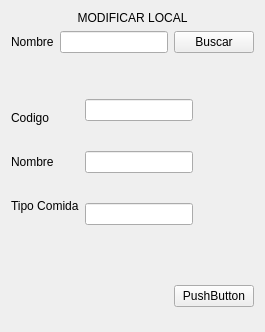
                 <widget class="QWidget" name="Pagina_ModificarLocal">
                  <layout class="QVBoxLayout" name="verticalLayout_17">
                   <item>
                    <widget class="QLabel" name="label_28">
                     <property name="text">
                      <string>MODIFICAR LOCAL</string>
                     </property>
                     <property name="alignment">
                      <set>Qt::AlignCenter</set>
                     </property>
                    </widget>
                   </item>
                   <item>
                    <layout class="QHBoxLayout" name="horizontalLayout_16">
                     <item>
                      <widget class="QLabel" name="label_NombreLocalModificarLocal">
                       <property name="text">
                        <string>Nombre</string>
                       </property>
                      </widget>
                     </item>
                     <item>
                      <widget class="QLineEdit" name="lineEdit_BuscarLocal_ModificarLocal"/>
                     </item>
                     <item>
                      <widget class="QPushButton" name="Boton_BuscarLocal_2">
                       <property name="text">
                        <string>Buscar</string>
                       </property>
                      </widget>
                     </item>
                    </layout>
                   </item>
                   <item>
                    <spacer name="verticalSpacer_7">
                     <property name="orientation">
                      <enum>Qt::Vertical</enum>
                     </property>
                     <property name="sizeHint" stdset="0">
                      <size>
                       <width>20</width>
                       <height>40</height>
                      </size>
                     </property>
                    </spacer>
                   </item>
                   <item>
                    <layout class="QHBoxLayout" name="horizontalLayout_17">
                     <item>
                      <layout class="QVBoxLayout" name="verticalLayout_18">
                       <item>
                        <widget class="QLabel" name="label_CodigoModificarLocal">
                         <property name="text">
                          <string>Codigo</string>
                         </property>
                        </widget>
                       </item>
                       <item>
                        <widget class="QLabel" name="label_NombreModificarLocal">
                         <property name="text">
                          <string>Nombre</string>
                         </property>
                        </widget>
                       </item>
                       <item>
                        <widget class="QLabel" name="label_TipoComidaModificarLocal">
                         <property name="text">
                          <string>Tipo Comida</string>
                         </property>
                        </widget>
                       </item>
                      </layout>
                     </item>
                     <item>
                      <layout class="QVBoxLayout" name="verticalLayout_19">
                       <property name="spacing">
                        <number>30</number>
                       </property>
                       <item>
                        <widget class="QLineEdit" name="lineEdit_CodigoModificarLocal"/>
                       </item>
                       <item>
                        <widget class="QLineEdit" name="lineEdit_NombreModificarLocal"/>
                       </item>
                       <item>
                        <widget class="QLineEdit" name="lineEdit_20"/>
                       </item>
                      </layout>
                     </item>
                     <item>
                      <spacer name="horizontalSpacer_11">
                       <property name="orientation">
                        <enum>Qt::Horizontal</enum>
                       </property>
                       <property name="sizeHint" stdset="0">
                        <size>
                         <width>40</width>
                         <height>20</height>
                        </size>
                       </property>
                      </spacer>
                     </item>
                    </layout>
                   </item>
                   <item>
                    <spacer name="verticalSpacer_8">
                     <property name="orientation">
                      <enum>Qt::Vertical</enum>
                     </property>
                     <property name="sizeHint" stdset="0">
                      <size>
                       <width>20</width>
                       <height>40</height>
                      </size>
                     </property>
                    </spacer>
                   </item>
                   <item>
                    <layout class="QHBoxLayout" name="horizontalLayout_18">
                     <item>
                      <widget class="QLabel" name="label_35">
                       <property name="minimumSize">
                        <size>
                         <width>0</width>
                         <height>50</height>
                        </size>
                       </property>
                       <property name="text">
                        <string/>
                       </property>
                      </widget>
                     </item>
                     <item>
                      <spacer name="horizontalSpacer_12">
                       <property name="orientation">
                        <enum>Qt::Horizontal</enum>
                       </property>
                       <property name="sizeHint" stdset="0">
                        <size>
                         <width>40</width>
                         <height>20</height>
                        </size>
                       </property>
                      </spacer>
                     </item>
                     <item>
                      <widget class="QPushButton" name="Boton_ComfirmarModificarLocal">
                       <property name="text">
                        <string>PushButton</string>
                       </property>
                      </widget>
                     </item>
                    </layout>
                   </item>
                  </layout>
                 </widget>
